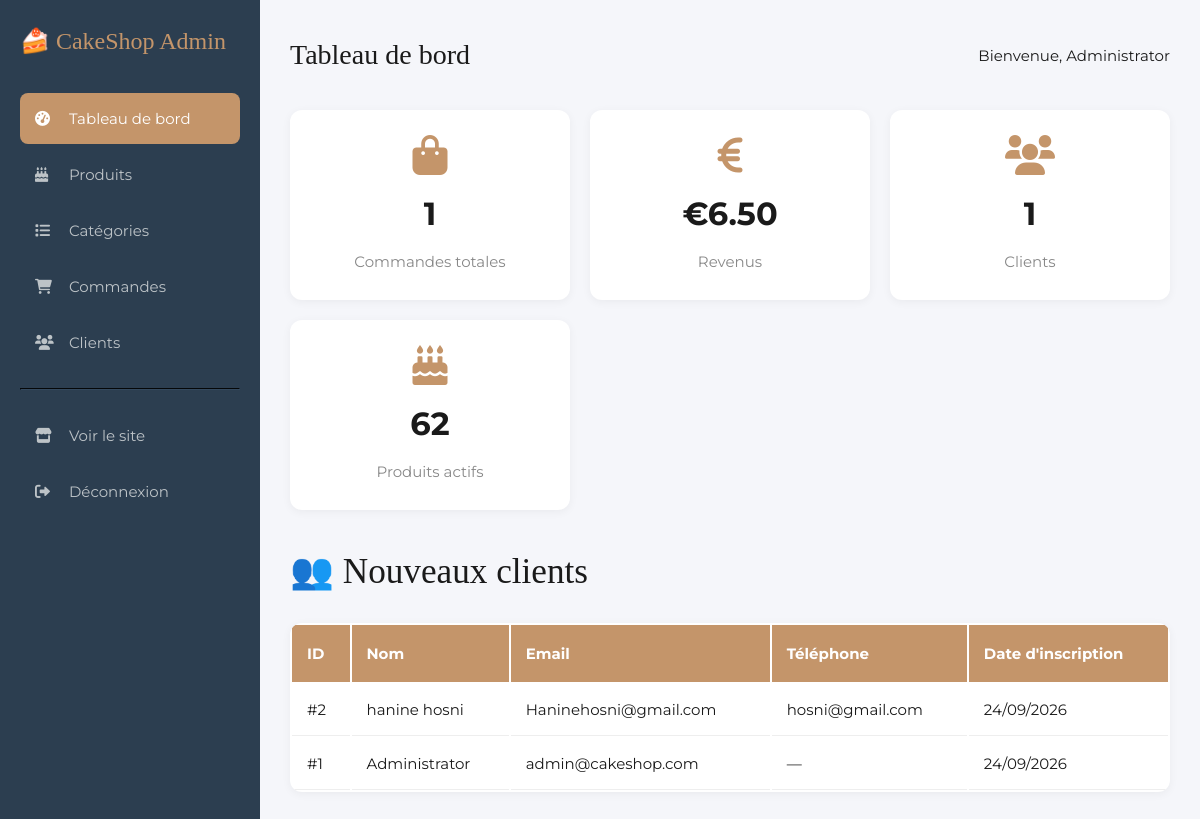
Page /admin/ (signed in) on the committed database.
### tables this page shows
CREATE TABLE `users` (
  `id` int(10) UNSIGNED NOT NULL,
  `full_name` varchar(100) NOT NULL,
  `email` varchar(150) NOT NULL,
  `phone` varchar(30) DEFAULT NULL,
  `password` varchar(255) NOT NULL,
  `role` enum('client','admin') NOT NULL DEFAULT 'client',
  `created_at` timestamp NOT NULL DEFAULT current_timestamp()
);

### classes/Order.php (called while the page is built, shortened)
<?php
require_once __DIR__ . '/Database.php';
class Order {
    private $conn;
    private $table = 'orders';
    public function __construct() {
        $database = new Database();
        $this->conn = $database->getConnection();
    }
    public function getStats() {
        $stats = [];
        $query = "SELECT COUNT(*) as total_orders FROM " . $this->table;
        $stmt = $this->conn->query($query);
        $stats['total_orders'] = $stmt->fetch()['total_orders'];
        $query = "SELECT SUM(total_amount) as total_revenue FROM " . $this->table . " WHERE status != 'cancelled'";
        $stmt = $this->conn->query($query);
        $stats['total_revenue'] = $stmt->fetch()['total_revenue'] ?? 0;
        $query = "SELECT COUNT(*) as total_clients FROM users WHERE role = 'client'";
        $stmt = $this->conn->query($query);
        $stats['total_clients'] = $stmt->fetch()['total_clients'];
        $query = "SELECT COUNT(*) as total_products FROM products WHERE is_available = 1";
        $stmt = $this->conn->query($query);
        $stats['total_products'] = $stmt->fetch()['total_products'];
        $query = "SELECT status, COUNT(*) as count FROM " . $this->table . " GROUP BY status";
        $stmt = $this->conn->query($query);
        $stats['orders_by_status'] = $stmt->fetchAll();
        return $stats;
    }
}
?>

### classes/Database.php (called while the page is built, shortened)
<?php
class Database {
    private $host = 'localhost';
    private $db_name = 'cakeshop';
    private $username = 'root';
    private $password = '';
    public function getConnection() {
        $this->conn = null;
        try {
            $this->conn = new PDO(
                "mysql:host=" . $this->host . ";dbname=" . $this->db_name . ";charset=utf8mb4",
                $this->username,
                $this->password,
                [
                    PDO::ATTR_ERRMODE => PDO::ERRMODE_EXCEPTION,
                    PDO::ATTR_DEFAULT_FETCH_MODE => PDO::FETCH_ASSOC,
                    PDO::ATTR_EMULATE_PREPARES => false
                ]
            );
        } catch (PDOException $e) {
            echo "Connection error: " . $e->getMessage();
        }
        return $this->conn;
    }
}
?>

### classes/User.php (called while the page is built, shortened)
<?php
require_once __DIR__ . '/Database.php';
class User {
    private $conn;
    private $table = 'users';
    public function __construct() {
        $database = new Database();
        $this->conn = $database->getConnection();
    }
    public function getAll() {
        $query = "SELECT id, full_name, email, phone, role, created_at
                  FROM " . $this->table . "
                  ORDER BY created_at DESC";
        $stmt = $this->conn->prepare($query);
        $stmt->execute();
        return $stmt->fetchAll();
    }
}
?>

### admin/index.php (the view, shortened to what this page needs)
<?php
require_once '../classes/Order.php';
require_once '../classes/User.php';
$orderObj = new Order();
$stats = $orderObj->getStats();
$userObj = new User();
$users = $userObj->getAll();
$recentUsers = array_slice($users, 0, 5);
?>
<!DOCTYPE html>
<html lang="fr">
<head>
    <link rel="stylesheet" href="/cakeshop/assets/css/style.css">
    <link rel="stylesheet" href="https://cdnjs.cloudflare.com/ajax/libs/font-awesome/6.0.0/css/all.min.css">
</head>
<body>
<div class="admin-layout">
    <aside class="sidebar-admin">
        <h2>🍰 CakeShop Admin</h2>
        <a href="index.php" class="active">
            <i class="fas fa-tachometer-alt"></i> Tableau de bord
        </a>
        <a href="products.php">
            <i class="fas fa-birthday-cake"></i> Produits
        </a>
        <a href="categories.php">
            <i class="fas fa-list"></i> Catégories
        </a>
        <a href="orders.php">
            <i class="fas fa-shopping-cart"></i> Commandes
        </a>
        <a href="users.php">
            <i class="fas fa-users"></i> Clients
        </a>
        <hr style="border-color:#34495e; margin:20px 0;">
        <a href="/cakeshop/">
            <i class="fas fa-store"></i> Voir le site
        </a>
        <a href="/cakeshop/pages/logout.php">
            <i class="fas fa-sign-out-alt"></i> Déconnexion
        </a>
    </aside>
    <main class="main-admin">
        <div class="top-bar">
            <h1>Tableau de bord</h1>
            <span>Bienvenue, <?php echo $_SESSION['user_name']; ?></span>
        </div>
        <div class="stats-grid">
            <div class="stat-card">
                <i class="fas fa-shopping-bag"></i>
                <div class="number"><?php echo $stats['total_orders']; ?></div>
                <div class="label">Commandes totales</div>
            </div>
            <div class="stat-card">
                <i class="fas fa-euro-sign"></i>
                <div class="number">€<?php echo number_format($stats['total_revenue'], 2); ?></div>
                <div class="label">Revenus</div>
            </div>
            <div class="stat-card">
                <i class="fas fa-users"></i>
                <div class="number"><?php echo $stats['total_clients']; ?></div>
                <div class="label">Clients</div>
            </div>
            <div class="stat-card">
                <i class="fas fa-birthday-cake"></i>
                <div class="number"><?php echo $stats['total_products']; ?></div>
                <div class="label">Produits actifs</div>
            </div>
        </div>
        <h2 style="margin-bottom:20px;">👥 Nouveaux clients</h2>
        <table class="admin-table">
            <thead>
                <tr>
                    <th>ID</th>
                    <th>Nom</th>
                    <th>Email</th>
                    <th>Téléphone</th>
                    <th>Date d'inscription</th>
                </tr>
            </thead>
            <tbody>
                <?php foreach ($recentUsers as $u): ?>
                <tr>
                    <td>#<?php echo $u['id']; ?></td>
                    <td><?php echo $u['full_name']; ?></td>
                    <td><?php echo $u['email']; ?></td>
                    <td><?php echo $u['phone'] ?: '—'; ?></td>
                    <td><?php echo date('d/m/Y', strtotime($u['created_at'])); ?></td>
                </tr>
                <?php endforeach; ?>
            </tbody>
        </table>
    </main>
</div>
</body>
</html>

### assets/css/style.css (style rules this page uses)
* { margin: 0; padding: 0; box-sizing: border-box; }
:root { --primary: #c4956a; --primary-dark: #a0784c; --secondary: #f5ebe0; --light: #fdfaf6; --dark: #1a1a1a; --white: #ffffff; --gray: #f9f7f4; --border: #d5cfc6; --text: #4a4a4a; --text-light: #6b6b6b; --success: #6b8f65; --danger: #b55a5a; }
body { font-family: 'Montserrat', sans-serif; font-weight: 400; font-size: 15px; background: var(--light); color: var(--dark); line-height: 1.8; }
a { text-decoration: none; color: var(--primary); transition: 0.3s; }
h1, h2, h3, h4, .logo, .section-title { font-family: 'Playfair Display', serif; font-weight: 500; color: var(--dark); }
h1 { font-size: 2.8rem; }
h2 { font-size: 2.2rem; }

### admin/index.php (style rules this page uses)
.admin-layout { display: flex; min-height: 100vh; }
.sidebar-admin { width: 260px; background: #2c3e50; color: white; padding: 20px; }
.sidebar-admin h2 { color: var(--primary); margin-bottom: 30px; font-size: 24px; }
.sidebar-admin a { color: #bdc3c7; display: block; padding: 12px 15px; margin-bottom: 5px; border-radius: 8px; transition: 0.3s; }
.sidebar-admin a:hover, .sidebar-admin a.active { background: var(--primary); color: white; }
.sidebar-admin i { margin-right: 10px; width: 20px; }
.main-admin { flex: 1; background: #f5f6fa; padding: 30px; }
.stats-grid { display: grid; grid-template-columns: repeat(auto-fit, minmax(220px, 1fr)); gap: 20px; margin-bottom: 30px; }
.stat-card { background: white; padding: 25px; border-radius: 12px; box-shadow: 0 2px 10px rgba(0,0,0,0.05); text-align: center; }
.stat-card i { font-size: 40px; color: var(--primary); margin-bottom: 10px; }
.stat-card .number { font-size: 32px; font-weight: bold; color: var(--dark); }
.stat-card .label { color: #888; margin-top: 5px; }
.admin-table { width: 100%; background: white; border-radius: 12px; overflow: hidden; box-shadow: 0 2px 10px rgba(0,0,0,0.05); }
.admin-table th { background: var(--primary); color: white; padding: 15px; text-align: left; }
.admin-table td { padding: 12px 15px; border-bottom: 1px solid #eee; }
.top-bar { display: flex; justify-content: space-between; align-items: center; margin-bottom: 30px; }
.top-bar h1 { font-size: 28px; }

### rows in the picture
users: id "2", full_name "hanine hosni", email "Haninehosni@gmail.com", phone "hosni@gmail.com", created_at "24/09/2026"
users: id "1", full_name "Administrator", email "admin@cakeshop.com", phone "—", created_at "24/09/2026"

### other values in the picture
$_SESSION['user_name'] "Administrator"
$stats['total_orders'] "1"
$stats['total_revenue'] "6.50"
$stats['total_clients'] "1"
$stats['total_products'] "62"
